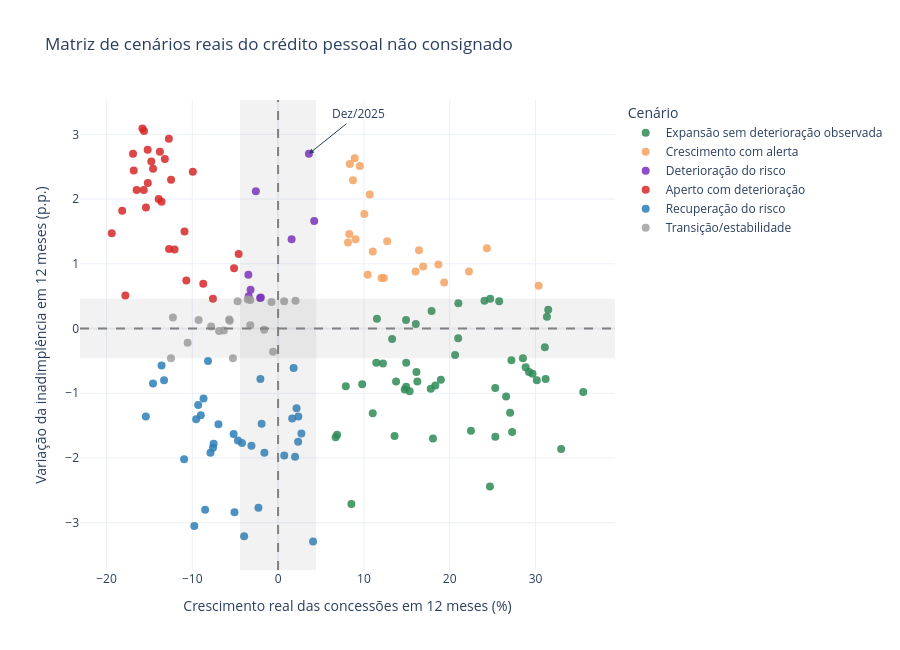

This figure's notebook cell:
### Code cell
cores_cenarios_refinados = {
    "Expansão sem deterioração observada": "#2E8B57",
    "Crescimento com alerta": "#F4A261",
    "Deterioração do risco": "#7B2CBF",
    "Aperto com deterioração": "#D62828",
    "Recuperação do risco": "#2C7FB8",
    "Transição/estabilidade": "#A0A0A0",
    "Sem histórico suficiente": "#D9D9D9"
}

dados_matriz_principal = base_metricas.dropna(
    subset=[
        "concessoes_reais_var_12m_pct",
        "inadimplencia_var_12m_pp"
    ]
).copy()

fig_matriz_principal = px.scatter(
    dados_matriz_principal,
    x="concessoes_reais_var_12m_pct",
    y="inadimplencia_var_12m_pp",
    color="cenario_principal",
    color_discrete_map=cores_cenarios_refinados,
    category_orders={
        "cenario_principal": ordem_cenarios_refinada
    },
    hover_name="cenario_principal",
    hover_data={
        "data": "|%b/%Y",
        "concessoes_reais_var_12m_pct": ":.2f",
        "inadimplencia_var_12m_pp": ":.2f",
        "cenario_principal": False
    },
    labels={
        "concessoes_reais_var_12m_pct":
            "Crescimento real das concessões em 12 meses (%)",
        "inadimplencia_var_12m_pp":
            "Variação da inadimplência em 12 meses (p.p.)",
        "cenario_principal": "Cenário"
    },
    title="Matriz de cenários reais do crédito pessoal não consignado"
)

# Faixas consideradas estáveis
fig_matriz_principal.add_vrect(
    x0=-limite_concessoes_real,
    x1=limite_concessoes_real,
    fillcolor="gray",
    opacity=0.10,
    line_width=0
)

fig_matriz_principal.add_hrect(
    y0=-limite_inadimplencia_teste,
    y1=limite_inadimplencia_teste,
    fillcolor="gray",
    opacity=0.10,
    line_width=0
)

# Linhas centrais
fig_matriz_principal.add_vline(
    x=0,
    line_dash="dash",
    line_color="gray"
)

fig_matriz_principal.add_hline(
    y=0,
    line_dash="dash",
    line_color="gray"
)

# Destacar dezembro de 2025
ultimo_mes = dados_matriz_principal.iloc[-1]

fig_matriz_principal.add_annotation(
    x=ultimo_mes["concessoes_reais_var_12m_pct"],
    y=ultimo_mes["inadimplencia_var_12m_pp"],
    text="Dez/2025",
    showarrow=True,
    arrowhead=2,
    ax=50,
    ay=-40
)

fig_matriz_principal.update_traces(
    marker=dict(size=8, opacity=0.85)
)

fig_matriz_principal.update_layout(
    template="plotly_white",
    height=650,
    legend_title="Cenário"
)

fig_matriz_principal.show()

### Figure 1 — Plotly figure (JSON) as saved in the notebook; plotly's stock layout.template omitted (floating-point values rounded to 4 significant figures)
{"data": [{"customdata": [["2017-09-01T00:00:00", "Expansão sem deterioração observada"], ["2017-10-01T00:00:00", "Expansão sem deterioração observada"], ["2017-11-01T00:00:00", "Expansão sem deterioração observada"], ["2017-12-01T00:00:00", "Expansão sem deterioração observada"], ["2018-01-01T00:00:00", "Expansão sem deterioração observada"], ["2018-02-01T00:00:00", "Expansão sem deterioração observada"], ["2018-03-01T00:00:00", "Expansão sem deterioração observada"], ["2018-04-01T00:00:00", "Expansão sem deterioração observada"], ["2018-05-01T00:00:00", "Expansão sem deterioração observada"], ["2018-06-01T00:00:00", "Expansão sem deterioração observada"], ["2018-07-01T00:00:00", "Expansão sem deterioração observada"], ["2018-08-01T00:00:00", "Expansão sem deterioração observada"], ["2018-09-01T00:00:00", "Expansão sem deterioração observada"], ["2018-10-01T00:00:00", "Expansão sem deterioração observada"], ["2018-11-01T00:00:00", "Expansão sem deterioração observada"], ["2018-12-01T00:00:00", "Expansão sem deterioração observada"], ["2019-01-01T00:00:00", "Expansão sem deterioração observada"], ["2019-02-01T00:00:00", "Expansão sem deterioração observada"], ["2019-03-01T00:00:00", "Expansão sem deterioração observada"], ["2019-04-01T00:00:00", "Expansão sem deterioração observada"], ["2019-05-01T00:00:00", "Expansão sem deterioração observada"], ["2019-06-01T00:00:00", "Expansão sem deterioração observada"], ["2019-07-01T00:00:00", "Expansão sem deterioração observada"], ["2019-08-01T00:00:00", "Expansão sem deterioração observada"], ["2019-09-01T00:00:00", "Expansão sem deterioração observada"], ["2019-10-01T00:00:00", "Expansão sem deterioração observada"], ["2019-11-01T00:00:00", "Expansão sem deterioração observada"], ["2020-06-01T00:00:00", "Expansão sem deterioração observada"], ["2021-06-01T00:00:00", "Expansão sem deterioração observada"], ["2021-07-01T00:00:00", "Expansão sem deterioração observada"], ["2021-08-01T00:00:00", "Expansão sem deterioração observada"], ["2021-09-01T00:00:00", "Expansão sem deterioração observada"], ["2021-10-01T00:00:00", "Expansão sem deterioração observada"], ["2021-11-01T00:00:00", "Expansão sem deterioração observada"], ["2021-12-01T00:00:00", "Expansão sem deterioração observada"], ["2022-01-01T00:00:00", "Expansão sem deterioração observada"], ["2022-02-01T00:00:00", "Expansão sem deterioração observada"], ["2024-01-01T00:00:00", "Expansão sem deterioração observada"], ["2024-02-01T00:00:00", "Expansão sem deterioração observada"], ["2024-03-01T00:00:00", "Expansão sem deterioração observada"], ["2024-04-01T00:00:00", "Expansão sem deterioração observada"], ["2024-05-01T00:00:00", "Expansão sem deterioração observada"], ["2024-06-01T00:00:00", "Expansão sem deterioração observada"], ["2024-07-01T00:00:00", "Expansão sem deterioração observada"], ["2024-08-01T00:00:00", "Expansão sem deterioração observada"], ["2024-09-01T00:00:00", "Expansão sem deterioração observada"], ["2024-10-01T00:00:00", "Expansão sem deterioração observada"], ["2024-11-01T00:00:00", "Expansão sem deterioração observada"], ["2024-12-01T00:00:00", "Expansão sem deterioração observada"], ["2025-01-01T00:00:00", "Expansão sem deterioração observada"]], "hovertemplate": "<b>%{hovertext}</b><br><br>Crescimento real das concessões em 12 meses (%)=%{x:.2f}<br>Variação da inadimplência em 12 meses (p.p.)=%{y:.2f}<br>data=%{customdata[0]|%b/%Y}<extra></extra>", "hovertext": ["Expansão sem deterioração observada", "Expansão sem deterioração observada", "Expansão sem deterioração observada", "Expansão sem deterioração observada", "Expansão sem deterioração observada", "Expansão sem deterioração observada", "Expansão sem deterioração observada", "Expansão sem deterioração observada", "Expansão sem deterioração observada", "Expansão sem deterioração observada", "Expansão sem deterioração observada", "Expansão sem deterioração observada", "Expansão sem deterioração observada", "Expansão sem deterioração observada", "Expansão sem deterioração observada", "Expansão sem deterioração observada", "Expansão sem deterioração observada", "Expansão sem deterioração observada", "Expansão sem deterioração observada", "Expansão sem deterioração observada", "Expansão sem deterioração observada", "Expansão sem deterioração observada", "Expansão sem deterioração observada", "Expansão sem deterioração observada", "Expansão sem deterioração observada", "Expansão sem deterioração observada", "Expansão sem deterioração observada", "Expansão sem deterioração observada", "Expansão sem deterioração observada", "Expansão sem deterioração observada", "Expansão sem deterioração observada", "Expansão sem deterioração observada", "Expansão sem deterioração observada", "Expansão sem deterioração observada", "Expansão sem deterioração observada", "Expansão sem deterioração observada", "Expansão sem deterioração observada", "Expansão sem deterioração observada", "Expansão sem deterioração observada", "Expansão sem deterioração observada", "Expansão sem deterioração observada", "Expansão sem deterioração observada", "Expansão sem deterioração observada", "Expansão sem deterioração observada", "Expansão sem deterioração observada", "Expansão sem deterioração observada", "Expansão sem deterioração observada", "Expansão sem deterioração observada", "Expansão sem deterioração observada", "Expansão sem deterioração observada"], "legendgroup": "Expansão sem deterioração observada", "marker": {"color": "#2E8B57", "opacity": 0.85, "size": 8, "symbol": "circle"}, "mode": "markers", "name": "Expansão sem deterioração observada", "orientation": "v", "showlegend": true, "type": "scatter", "x": [6.708, 7.891, 9.803, 11.03, 15.33, 18.32, 14.76, 16.12, 13.75, 12.22, 11.44, 14.93, 16.23, 17.79, 18.97, 27.19, 29.24, 28.85, 20.63, 14.93, 13.29, 14.91, 17.89, 16.05, 21.01, 24.05, 25.76, 11.52, 8.545, 24.69, 32.99, 35.56, 31.18, 25.31, 20.99, 31.33, 31.48, 6.878, 13.58, 18.05, 25.32, 22.48, 27.28, 27.04, 26.58, 30.15, 29.65, 28.53, 31.09, 24.72], "xaxis": "x", "y": [-1.68, -0.89, -0.86, -1.31, -0.97, -0.88, -0.94, -0.67, -0.82, -0.54, -0.53, -0.9, -0.82, -0.93, -0.79, -0.49, -0.67, -0.6, -0.41, -0.53, -0.16, 0.13, 0.27, 0.07, 0.39, 0.43, 0.42, 0.15, -2.71, -2.44, -1.86, -0.98, -0.78, -0.92, -0.15, 0.18, 0.29, -1.64, -1.66, -1.7, -1.67, -1.58, -1.6, -1.3, -1.05, -0.8, -0.7, -0.46, -0.29, 0.46], "yaxis": "y"}, {"customdata": [["2012-05-01T00:00:00", "Crescimento com alerta"], ["2012-06-01T00:00:00", "Crescimento com alerta"], ["2012-07-01T00:00:00", "Crescimento com alerta"], ["2019-12-01T00:00:00", "Crescimento com alerta"], ["2020-01-01T00:00:00", "Crescimento com alerta"], ["2020-02-01T00:00:00", "Crescimento com alerta"], ["2020-03-01T00:00:00", "Crescimento com alerta"], ["2020-04-01T00:00:00", "Crescimento com alerta"], ["2020-05-01T00:00:00", "Crescimento com alerta"], ["2022-03-01T00:00:00", "Crescimento com alerta"], ["2022-04-01T00:00:00", "Crescimento com alerta"], ["2022-05-01T00:00:00", "Crescimento com alerta"], ["2025-02-01T00:00:00", "Crescimento com alerta"], ["2025-03-01T00:00:00", "Crescimento com alerta"], ["2025-04-01T00:00:00", "Crescimento com alerta"], ["2025-05-01T00:00:00", "Crescimento com alerta"], ["2025-06-01T00:00:00", "Crescimento com alerta"], ["2025-07-01T00:00:00", "Crescimento com alerta"], ["2025-08-01T00:00:00", "Crescimento com alerta"], ["2025-09-01T00:00:00", "Crescimento com alerta"], ["2025-10-01T00:00:00", "Crescimento com alerta"], ["2025-11-01T00:00:00", "Crescimento com alerta"]], "hovertemplate": "<b>%{hovertext}</b><br><br>Crescimento real das concessões em 12 meses (%)=%{x:.2f}<br>Variação da inadimplência em 12 meses (p.p.)=%{y:.2f}<br>data=%{customdata[0]|%b/%Y}<extra></extra>", "hovertext": ["Crescimento com alerta", "Crescimento com alerta", "Crescimento com alerta", "Crescimento com alerta", "Crescimento com alerta", "Crescimento com alerta", "Crescimento com alerta", "Crescimento com alerta", "Crescimento com alerta", "Crescimento com alerta", "Crescimento com alerta", "Crescimento com alerta", "Crescimento com alerta", "Crescimento com alerta", "Crescimento com alerta", "Crescimento com alerta", "Crescimento com alerta", "Crescimento com alerta", "Crescimento com alerta", "Crescimento com alerta", "Crescimento com alerta", "Crescimento com alerta"], "legendgroup": "Crescimento com alerta", "marker": {"color": "#F4A261", "opacity": 0.85, "size": 8, "symbol": "circle"}, "mode": "markers", "name": "Crescimento com alerta", "orientation": "v", "showlegend": true, "type": "scatter", "x": [16.42, 12.71, 8.295, 19.36, 12.33, 10.44, 18.68, 24.33, 16.91, 30.37, 12.06, 8.147, 22.24, 16.02, 11.04, 9.032, 10.05, 10.68, 8.928, 8.721, 9.529, 8.362], "xaxis": "x", "y": [1.21, 1.35, 1.46, 0.71, 0.78, 0.83, 0.99, 1.24, 0.96, 0.66, 0.78, 1.33, 0.88, 0.88, 1.19, 1.38, 1.77, 2.07, 2.63, 2.29, 2.51, 2.54], "yaxis": "y"}, {"customdata": [["2012-08-01T00:00:00", "Deterioração do risco"], ["2012-10-01T00:00:00", "Deterioração do risco"], ["2014-10-01T00:00:00", "Deterioração do risco"], ["2014-11-01T00:00:00", "Deterioração do risco"], ["2014-12-01T00:00:00", "Deterioração do risco"], ["2015-01-01T00:00:00", "Deterioração do risco"], ["2022-06-01T00:00:00", "Deterioração do risco"], ["2022-07-01T00:00:00", "Deterioração do risco"], ["2025-12-01T00:00:00", "Deterioração do risco"]], "hovertemplate": "<b>%{hovertext}</b><br><br>Crescimento real das concessões em 12 meses (%)=%{x:.2f}<br>Variação da inadimplência em 12 meses (p.p.)=%{y:.2f}<br>data=%{customdata[0]|%b/%Y}<extra></extra>", "hovertext": ["Deterioração do risco", "Deterioração do risco", "Deterioração do risco", "Deterioração do risco", "Deterioração do risco", "Deterioração do risco", "Deterioração do risco", "Deterioração do risco", "Deterioração do risco"], "legendgroup": "Deterioração do risco", "marker": {"color": "#7B2CBF", "opacity": 0.85, "size": 8, "symbol": "circle"}, "mode": "markers", "name": "Deterioração do risco", "orientation": "v", "showlegend": true, "type": "scatter", "x": [1.576, -3.206, -3.424, -2.091, -2.014, -3.462, 4.209, -2.592, 3.593], "xaxis": "x", "y": [1.38, 0.6, 0.5, 0.47, 0.48, 0.83, 1.66, 2.12, 2.7], "yaxis": "y"}, {"customdata": [["2012-09-01T00:00:00", "Aperto com deterioração"], ["2013-03-01T00:00:00", "Aperto com deterioração"], ["2015-02-01T00:00:00", "Aperto com deterioração"], ["2015-09-01T00:00:00", "Aperto com deterioração"], ["2015-10-01T00:00:00", "Aperto com deterioração"], ["2015-11-01T00:00:00", "Aperto com deterioração"], ["2015-12-01T00:00:00", "Aperto com deterioração"], ["2016-01-01T00:00:00", "Aperto com deterioração"], ["2016-02-01T00:00:00", "Aperto com deterioração"], ["2016-03-01T00:00:00", "Aperto com deterioração"], ["2016-04-01T00:00:00", "Aperto com deterioração"], ["2016-05-01T00:00:00", "Aperto com deterioração"], ["2016-06-01T00:00:00", "Aperto com deterioração"], ["2016-07-01T00:00:00", "Aperto com deterioração"], ["2016-08-01T00:00:00", "Aperto com deterioração"], ["2016-09-01T00:00:00", "Aperto com deterioração"], ["2016-10-01T00:00:00", "Aperto com deterioração"], ["2022-08-01T00:00:00", "Aperto com deterioração"], ["2022-09-01T00:00:00", "Aperto com deterioração"], ["2022-10-01T00:00:00", "Aperto com deterioração"], ["2022-11-01T00:00:00", "Aperto com deterioração"], ["2022-12-01T00:00:00", "Aperto com deterioração"], ["2023-01-01T00:00:00", "Aperto com deterioração"], ["2023-02-01T00:00:00", "Aperto com deterioração"], ["2023-03-01T00:00:00", "Aperto com deterioração"], ["2023-04-01T00:00:00", "Aperto com deterioração"], ["2023-05-01T00:00:00", "Aperto com deterioração"], ["2023-06-01T00:00:00", "Aperto com deterioração"], ["2023-07-01T00:00:00", "Aperto com deterioração"]], "hovertemplate": "<b>%{hovertext}</b><br><br>Crescimento real das concessões em 12 meses (%)=%{x:.2f}<br>Variação da inadimplência em 12 meses (p.p.)=%{y:.2f}<br>data=%{customdata[0]|%b/%Y}<extra></extra>", "hovertext": ["Aperto com deterioração", "Aperto com deterioração", "Aperto com deterioração", "Aperto com deterioração", "Aperto com deterioração", "Aperto com deterioração", "Aperto com deterioração", "Aperto com deterioração", "Aperto com deterioração", "Aperto com deterioração", "Aperto com deterioração", "Aperto com deterioração", "Aperto com deterioração", "Aperto com deterioração", "Aperto com deterioração", "Aperto com deterioração", "Aperto com deterioração", "Aperto com deterioração", "Aperto com deterioração", "Aperto com deterioração", "Aperto com deterioração", "Aperto com deterioração", "Aperto com deterioração", "Aperto com deterioração", "Aperto com deterioração", "Aperto com deterioração", "Aperto com deterioração", "Aperto com deterioração", "Aperto com deterioração"], "legendgroup": "Aperto com deterioração", "marker": {"color": "#D62828", "opacity": 0.85, "size": 8, "symbol": "circle"}, "mode": "markers", "name": "Aperto com deterioração", "orientation": "v", "showlegend": true, "type": "scatter", "x": [-4.592, -7.591, -5.13, -10.7, -17.8, -19.38, -16.49, -13.92, -12.47, -16.9, -15.81, -16.82, -14.57, -15.18, -15.39, -18.17, -12.7, -9.934, -13.19, -13.77, -15.63, -12.73, -15.2, -14.78, -15.66, -13.58, -10.9, -12.06, -8.721], "xaxis": "x", "y": [1.15, 0.46, 0.93, 0.74, 0.51, 1.47, 2.14, 2.0, 2.3, 2.7, 3.09, 2.44, 2.47, 2.25, 1.87, 1.82, 1.23, 2.42, 2.62, 2.73, 3.05, 2.93, 2.76, 2.58, 2.14, 1.96, 1.5, 1.22, 0.69], "yaxis": "y"}, {"customdata": [["2013-05-01T00:00:00", "Recuperação do risco"], ["2013-06-01T00:00:00", "Recuperação do risco"], ["2013-07-01T00:00:00", "Recuperação do risco"], ["2013-08-01T00:00:00", "Recuperação do risco"], ["2013-09-01T00:00:00", "Recuperação do risco"], ["2013-10-01T00:00:00", "Recuperação do risco"], ["2013-11-01T00:00:00", "Recuperação do risco"], ["2013-12-01T00:00:00", "Recuperação do risco"], ["2014-01-01T00:00:00", "Recuperação do risco"], ["2014-02-01T00:00:00", "Recuperação do risco"], ["2014-03-01T00:00:00", "Recuperação do risco"], ["2014-04-01T00:00:00", "Recuperação do risco"], ["2014-05-01T00:00:00", "Recuperação do risco"], ["2016-12-01T00:00:00", "Recuperação do risco"], ["2017-01-01T00:00:00", "Recuperação do risco"], ["2017-02-01T00:00:00", "Recuperação do risco"], ["2017-03-01T00:00:00", "Recuperação do risco"], ["2017-04-01T00:00:00", "Recuperação do risco"], ["2017-05-01T00:00:00", "Recuperação do risco"], ["2017-06-01T00:00:00", "Recuperação do risco"], ["2017-07-01T00:00:00", "Recuperação do risco"], ["2017-08-01T00:00:00", "Recuperação do risco"], ["2020-08-01T00:00:00", "Recuperação do risco"], ["2020-09-01T00:00:00", "Recuperação do risco"], ["2020-10-01T00:00:00", "Recuperação do risco"], ["2020-11-01T00:00:00", "Recuperação do risco"], ["2020-12-01T00:00:00", "Recuperação do risco"], ["2021-01-01T00:00:00", "Recuperação do risco"], ["2021-02-01T00:00:00", "Recuperação do risco"], ["2021-03-01T00:00:00", "Recuperação do risco"], ["2021-04-01T00:00:00", "Recuperação do risco"], ["2021-05-01T00:00:00", "Recuperação do risco"], ["2023-10-01T00:00:00", "Recuperação do risco"], ["2023-11-01T00:00:00", "Recuperação do risco"], ["2023-12-01T00:00:00", "Recuperação do risco"]], "hovertemplate": "<b>%{hovertext}</b><br><br>Crescimento real das concessões em 12 meses (%)=%{x:.2f}<br>Variação da inadimplência em 12 meses (p.p.)=%{y:.2f}<br>data=%{customdata[0]|%b/%Y}<extra></extra>", "hovertext": ["Recuperação do risco", "Recuperação do risco", "Recuperação do risco", "Recuperação do risco", "Recuperação do risco", "Recuperação do risco", "Recuperação do risco", "Recuperação do risco", "Recuperação do risco", "Recuperação do risco", "Recuperação do risco", "Recuperação do risco", "Recuperação do risco", "Recuperação do risco", "Recuperação do risco", "Recuperação do risco", "Recuperação do risco", "Recuperação do risco", "Recuperação do risco", "Recuperação do risco", "Recuperação do risco", "Recuperação do risco", "Recuperação do risco", "Recuperação do risco", "Recuperação do risco", "Recuperação do risco", "Recuperação do risco", "Recuperação do risco", "Recuperação do risco", "Recuperação do risco", "Recuperação do risco", "Recuperação do risco", "Recuperação do risco", "Recuperação do risco", "Recuperação do risco"], "legendgroup": "Recuperação do risco", "marker": {"color": "#2C7FB8", "opacity": 0.85, "size": 8, "symbol": "circle"}, "mode": "markers", "name": "Recuperação do risco", "orientation": "v", "showlegend": true, "type": "scatter", "x": [-8.163, -8.69, -9.55, -7.879, -1.596, -3.105, -4.207, -7.51, -7.587, -4.675, -6.949, -9.308, -13.29, -13.58, -14.57, -15.41, -9.004, -10.95, -5.182, -1.917, 2.717, 2.36, 1.808, 2.339, 0.7175, 1.977, -2.291, -5.08, -8.5, -9.762, -3.955, 4.074, -2.059, 2.149, 1.643], "xaxis": "x", "y": [-0.5, -1.08, -1.4, -1.92, -1.92, -1.81, -1.77, -1.78, -1.84, -1.73, -1.48, -1.18, -0.8, -0.57, -0.85, -1.36, -1.34, -2.02, -1.63, -1.47, -1.62, -1.36, -0.61, -1.75, -1.96, -1.98, -2.77, -2.84, -2.8, -3.05, -3.21, -3.29, -0.78, -1.23, -1.39], "yaxis": "y"}, {"customdata": [["2012-11-01T00:00:00", "Transição/estabilidade"], ["2012-12-01T00:00:00", "Transição/estabilidade"], ["2013-01-01T00:00:00", "Transição/estabilidade"], ["2013-02-01T00:00:00", "Transição/estabilidade"], ["2013-04-01T00:00:00", "Transição/estabilidade"], ["2014-06-01T00:00:00", "Transição/estabilidade"], ["2014-07-01T00:00:00", "Transição/estabilidade"], ["2014-08-01T00:00:00", "Transição/estabilidade"], ["2014-09-01T00:00:00", "Transição/estabilidade"], ["2015-03-01T00:00:00", "Transição/estabilidade"], ["2015-04-01T00:00:00", "Transição/estabilidade"], ["2015-05-01T00:00:00", "Transição/estabilidade"], ["2015-06-01T00:00:00", "Transição/estabilidade"], ["2015-07-01T00:00:00", "Transição/estabilidade"], ["2015-08-01T00:00:00", "Transição/estabilidade"], ["2016-11-01T00:00:00", "Transição/estabilidade"], ["2020-07-01T00:00:00", "Transição/estabilidade"], ["2023-08-01T00:00:00", "Transição/estabilidade"], ["2023-09-01T00:00:00", "Transição/estabilidade"]], "hovertemplate": "<b>%{hovertext}</b><br><br>Crescimento real das concessões em 12 meses (%)=%{x:.2f}<br>Variação da inadimplência em 12 meses (p.p.)=%{y:.2f}<br>data=%{customdata[0]|%b/%Y}<extra></extra>", "hovertext": ["Transição/estabilidade", "Transição/estabilidade", "Transição/estabilidade", "Transição/estabilidade", "Transição/estabilidade", "Transição/estabilidade", "Transição/estabilidade", "Transição/estabilidade", "Transição/estabilidade", "Transição/estabilidade", "Transição/estabilidade", "Transição/estabilidade", "Transição/estabilidade", "Transição/estabilidade", "Transição/estabilidade", "Transição/estabilidade", "Transição/estabilidade", "Transição/estabilidade", "Transição/estabilidade"], "legendgroup": "Transição/estabilidade", "marker": {"color": "#A0A0A0", "opacity": 0.85, "size": 8, "symbol": "circle"}, "mode": "markers", "name": "Transição/estabilidade", "orientation": "v", "showlegend": true, "type": "scatter", "x": [-4.719, -3.224, -5.635, -6.321, -7.803, -12.48, -10.54, -9.259, -5.693, -0.7635, 0.7043, 2.034, -1.622, -3.239, -3.537, -12.26, -0.5813, -6.882, -5.261], "xaxis": "x", "y": [0.42, 0.44, 0.12, -0.03, 0.03, -0.46, -0.22, 0.13, 0.14, 0.41, 0.42, 0.43, -0.02, 0.05, 0.45, 0.17, -0.36, -0.04, -0.46], "yaxis": "y"}], "layout": {"annotations": [{"arrowhead": 2, "ax": 50, "ay": -40, "showarrow": true, "text": "Dez/2025", "x": 3.593, "y": 2.7}], "height": 650, "legend": {"title": {"text": "Cenário"}, "tracegroupgap": 0}, "shapes": [{"fillcolor": "gray", "line": {"width": 0}, "opacity": 0.1, "type": "rect", "x0": -4.439, "x1": 4.439, "xref": "x", "y0": 0, "y1": 1, "yref": "y domain"}, {"fillcolor": "gray", "line": {"width": 0}, "opacity": 0.1, "type": "rect", "x0": 0, "x1": 1, "xref": "x domain", "y0": -0.46, "y1": 0.46, "yref": "y"}, {"line": {"color": "gray", "dash": "dash"}, "type": "line", "x0": 0, "x1": 0, "xref": "x", "y0": 0, "y1": 1, "yref": "y domain"}, {"line": {"color": "gray", "dash": "dash"}, "type": "line", "x0": 0, "x1": 1, "xref": "x domain", "y0": 0, "y1": 0, "yref": "y"}], "title": {"text": "Matriz de cenários reais do crédito pessoal não consignado"}, "xaxis": {"anchor": "y", "domain": [0, 1], "title": {"text": "Crescimento real das concessões em 12 meses (%)"}}, "yaxis": {"anchor": "x", "domain": [0, 1], "title": {"text": "Variação da inadimplência em 12 meses (p.p.)"}}}}
